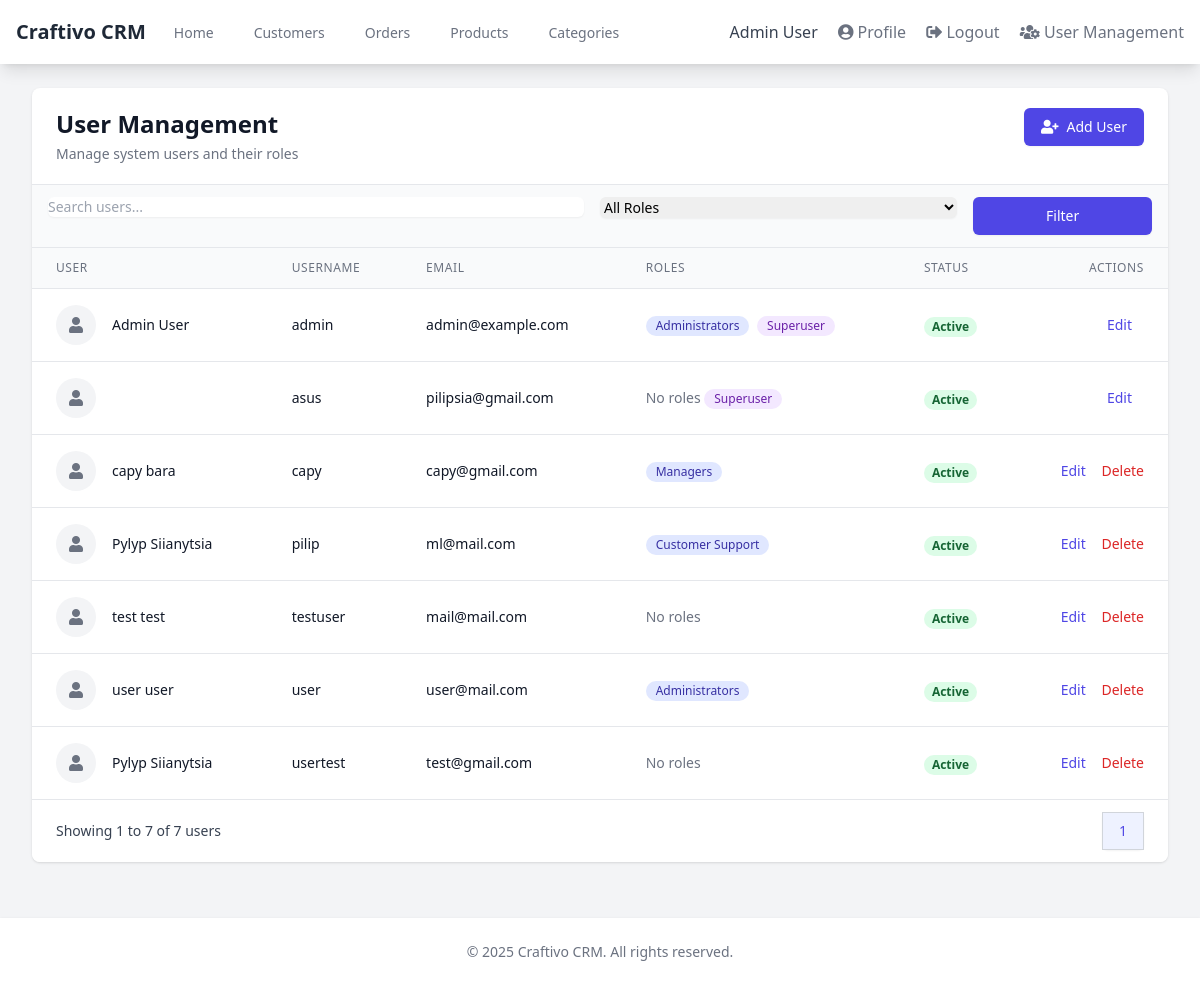
Page /users/management/ (signed in) on the committed database.
### users/models.py (models this page shows, shortened)
class User(AbstractUser):
    email = models.EmailField(_('email address'), unique=True)
    phone_number = models.CharField(max_length=15, blank=True)
    is_customer = models.BooleanField(default=False)
    is_vendor = models.BooleanField(default=False)
    is_staff = models.BooleanField(default=False)
    company_name = models.CharField(max_length=100, blank=True)
    address = models.TextField(blank=True)
    city = models.CharField(max_length=50, blank=True)
    state = models.CharField(max_length=50, blank=True)
    zip_code = models.CharField(max_length=10, blank=True)
    country = models.CharField(max_length=50, blank=True)
    business_type = models.CharField(max_length=50, blank=True)
    tax_id = models.CharField(max_length=50, blank=True)
    class Meta:
        verbose_name = _('user')
        verbose_name_plural = _('users')
    def get_full_name(self):
        full_name = f'{self.first_name} {self.last_name}'
        return full_name.strip()

### users/views.py (the view)
# urls.py: path('management/', views.user_management, name='user_management'),
@role_required(roles=['Administrators'])
def user_management(request):
    search_term = request.GET.get('search', '')
    if search_term:
        users = User.objects.filter(
            Q(username__icontains=search_term) |
            Q(email__icontains=search_term) |
            Q(first_name__icontains=search_term) |
            Q(last_name__icontains=search_term)
        ).order_by('username')
    else:
        users = User.objects.all().order_by('username')
    groups = Group.objects.all()
    group_id = request.GET.get('group')
    if group_id:
        users = users.filter(groups__id=group_id)
    page = request.GET.get('page', 1)
    items_per_page = 10
    paginator = Paginator(users, items_per_page)
    try:
        users_page = paginator.page(page)
    except PageNotAnInteger:
        users_page = paginator.page(1)
    except EmptyPage:
        users_page = paginator.page(paginator.num_pages)
    context = {
        'users': users_page,
        'groups': groups,
        'selected_group': group_id,
        'search_term': search_term,
        'page_obj': users_page,
        'is_paginated': True,
        'paginator': paginator
    }
    return render(request, 'users/user_management.html', context)

### users/templates/users/user_management.html (shortened to what this page needs)
{% extends 'config/base.html' %}
{% block content %}
<div class="bg-white shadow overflow-hidden sm:rounded-lg">
    <div class="px-4 py-5 sm:px-6 flex justify-between">
        <div>
            <h1 class="text-2xl font-bold text-gray-900">User Management</h1>
            <p class="mt-1 max-w-2xl text-sm text-gray-500">Manage system users and their roles</p>
        </div>
        <div>
            <a href="{% url 'users:user_create' %}" class="inline-flex items-center px-4 py-2 border border-transparent rounded-md shadow-sm text-sm font-medium text-white bg-indigo-600 hover:bg-indigo-700 focus:outline-none focus:ring-2 focus:ring-offset-2 focus:ring-indigo-500">
                <i class="fas fa-user-plus mr-2"></i> Add User
            </a>
        </div>
    </div>
    <div class="px-4 py-3 bg-gray-50 border-t border-b border-gray-200">
        <form method="GET" action="{% url 'users:user_management' %}">
            <div class="flex flex-col md:flex-row gap-4">
                <div class="md:w-1/2">
                    <input type="text" name="search" value="{{ search_term }}" placeholder="Search users..." class="shadow-sm focus:ring-indigo-500 focus:border-indigo-500 block w-full sm:text-sm border-gray-300 rounded-md">
                </div>
                <div class="md:w-1/3">
                    <select name="group" class="shadow-sm focus:ring-indigo-500 focus:border-indigo-500 block w-full sm:text-sm border-gray-300 rounded-md">
                        <option value="">All Roles</option>
                    </select>
                </div>
                <div class="md:w-1/6">
                    <button type="submit" class="w-full inline-flex justify-center py-2 px-4 border border-transparent shadow-sm text-sm font-medium rounded-md text-white bg-indigo-600 hover:bg-indigo-700 focus:outline-none focus:ring-2 focus:ring-offset-2 focus:ring-indigo-500">
                        Filter
                    </button>
                </div>
            </div>
        </form>
    </div>
    <div class="bg-white overflow-x-auto">
        {% if users %}
        <table class="min-w-full divide-y divide-gray-200">
            <thead class="bg-gray-50">
                <tr>
                    <th scope="col" class="px-6 py-3 text-left text-xs font-medium text-gray-500 uppercase tracking-wider">User</th>
                    <th scope="col" class="px-6 py-3 text-left text-xs font-medium text-gray-500 uppercase tracking-wider">Username</th>
                    <th scope="col" class="px-6 py-3 text-left text-xs font-medium text-gray-500 uppercase tracking-wider">Email</th>
                    <th scope="col" class="px-6 py-3 text-left text-xs font-medium text-gray-500 uppercase tracking-wider">Roles</th>
                    <th scope="col" class="px-6 py-3 text-left text-xs font-medium text-gray-500 uppercase tracking-wider">Status</th>
                    <th scope="col" class="px-6 py-3 text-right text-xs font-medium text-gray-500 uppercase tracking-wider">Actions</th>
                </tr>
            </thead>
            <tbody class="bg-white divide-y divide-gray-200">
                {% for user in users %}
                <tr>
                    <td class="px-6 py-4 whitespace-nowrap">
                        <div class="flex items-center">
                            <div class="flex-shrink-0 h-10 w-10 bg-gray-100 rounded-full flex items-center justify-center text-gray-500">
                                <i class="fas fa-user"></i>
                            </div>
                            <div class="ml-4">
                                <div class="text-sm font-medium text-gray-900">{{ user.get_full_name }}</div>
                            </div>
                        </div>
                    </td>
                    <td class="px-6 py-4 whitespace-nowrap">
                        <div class="text-sm text-gray-900">{{ user.username }}</div>
                    </td>
                    <td class="px-6 py-4 whitespace-nowrap">
                        <div class="text-sm text-gray-900">{{ user.email }}</div>
                    </td>
                    <td class="px-6 py-4 whitespace-nowrap">
                        <div class="text-sm text-gray-900">
                            {% for group in user.groups.all %}
                            <span class="inline-flex items-center px-2.5 py-0.5 rounded-full text-xs font-medium bg-indigo-100 text-indigo-800 mr-1">
                                {{ group.name }}
                            </span>
                            {% empty %}
                            <span class="text-gray-500">No roles</span>
                            {% endfor %}
                            {% if user.is_superuser %}
                            <span class="inline-flex items-center px-2.5 py-0.5 rounded-full text-xs font-medium bg-purple-100 text-purple-800 mr-1">
                                Superuser
                            </span>
                            {% endif %}
                        </div>
                    </td>
                    <td class="px-6 py-4 whitespace-nowrap">
                        {% if user.is_active %}
                        <span class="px-2 inline-flex text-xs leading-5 font-semibold rounded-full bg-green-100 text-green-800">
                            Active
                        </span>
                        {% else %}
                        <span class="px-2 inline-flex text-xs leading-5 font-semibold rounded-full bg-red-100 text-red-800">
                            Inactive
                        </span>
                        {% endif %}
                    </td>
                    <td class="px-6 py-4 whitespace-nowrap text-right text-sm font-medium">
                        <a href="{% url 'users:user_edit' user.id %}" class="text-indigo-600 hover:text-indigo-900 mr-3">Edit</a>
                        {% if not user.is_superuser and user != request.user %}
                        <a href="{% url 'users:user_delete' user.id %}" class="text-red-600 hover:text-red-900">Delete</a>
                        {% endif %}
                    </td>
                </tr>
                {% endfor %}
            </tbody>
        </table>
        {% if is_paginated %}
        <div class="px-4 py-3 flex items-center justify-between border-t border-gray-200 sm:px-6">
            <div class="hidden sm:flex-1 sm:flex sm:items-center sm:justify-between">
                <div>
                    <p class="text-sm text-gray-700">
                        Showing <span class="font-medium">{{ page_obj.start_index }}</span> to
                        <span class="font-medium">{{ page_obj.end_index }}</span> of
                        <span class="font-medium">{{ paginator.count }}</span> users
                    </p>
                </div>
                <div>
                    <nav class="relative z-0 inline-flex rounded-md shadow-sm -space-x-px" aria-label="Pagination">
                        {% for i in paginator.page_range %}
                            {% if page_obj.number == i %}
                                <span class="relative inline-flex items-center px-4 py-2 border border-gray-300 bg-indigo-50 text-sm font-medium text-indigo-600">
                                    {{ i }}
                                </span>
                            {% elif i > page_obj.number|add:'-3' and i < page_obj.number|add:'3' %}
                                <a href="?page={{ i }}{% if search_term %}&search={{ search_term }}{% endif %}{% if selected_group %}&group={{ selected_group }}{% endif %}"
                                   class="relative inline-flex items-center px-4 py-2 border border-gray-300 bg-white text-sm font-medium text-gray-700 hover:bg-gray-50">
                                    {{ i }}
                                </a>
                            {% endif %}
                        {% endfor %}
                    </nav>
                </div>
            </div>
        </div>
        {% endif %}
        {% endif %}
    </div>
</div>
{% endblock %}

### config/templates/config/base.html (shortened to what this page needs)
<!DOCTYPE html>
<html lang="en">
<head>
    <script src="https://cdn.tailwindcss.com"></script>
    <link rel="stylesheet" href="https://cdnjs.cloudflare.com/ajax/libs/font-awesome/5.15.4/css/all.min.css">
</head>
<body class="bg-gray-100">
    <nav class="bg-white shadow-lg">
        <div class="max-w-7xl mx-auto px-4">
            <div class="flex justify-between h-16">
                <div class="flex">
                    <div class="flex-shrink-0 flex items-center">
                        <a href="{% url 'home' %}" class="text-xl font-bold text-gray-800">Craftivo CRM</a>
                    </div>
                    <div class="hidden sm:ml-6 sm:flex sm:space-x-8">
                        <a href="{% url 'home' %}" class="{% if request.path == '/' %}border-indigo-500 text-gray-900{% else %}border-transparent text-gray-500 hover:border-gray-300 hover:text-gray-700{% endif %} inline-flex items-center px-1 pt-1 border-b-2 text-sm font-medium">
                            Home
                        </a>
                        {% if user.is_authenticated %}
                        <a href="{% url 'customers:customer_list' %}" class="{% if '/customers/' in request.path %}border-indigo-500 text-gray-900{% else %}border-transparent text-gray-500 hover:border-gray-300 hover:text-gray-700{% endif %} inline-flex items-center px-1 pt-1 border-b-2 text-sm font-medium">
                            Customers
                        </a>
                        <a href="{% url 'orders:order_list' %}" class="{% if '/orders/' in request.path %}border-indigo-500 text-gray-900{% else %}border-transparent text-gray-500 hover:border-gray-300 hover:text-gray-700{% endif %} inline-flex items-center px-1 pt-1 border-b-2 text-sm font-medium">
                            Orders
                        </a>
                        <a href="{% url 'products:product_list' %}" class="{% if '/products/list/' in request.path %}border-indigo-500 text-gray-900{% else %}border-transparent text-gray-500 hover:border-gray-300 hover:text-gray-700{% endif %} inline-flex items-center px-1 pt-1 border-b-2 text-sm font-medium">
                            Products
                        </a>
                        <a href="{% url 'products:category_list' %}" class="{% if '/products/categories/' in request.path %}border-indigo-500 text-gray-900{% else %}border-transparent text-gray-500 hover:border-gray-300 hover:text-gray-700{% endif %} inline-flex items-center px-1 pt-1 border-b-2 text-sm font-medium">
                            Categories
                        </a>
                        {% endif %}
                    </div>
                </div>
                <div class="hidden sm:ml-6 sm:flex sm:items-center">
                    {% if user.is_authenticated %}
                    <div class="ml-3 relative">
                        <div>
                            <span class="text-gray-700">{{ user.get_full_name|default:user.username }}</span>
                            <a href="{% url 'users:profile' %}" class="ml-4 text-gray-500 hover:text-gray-700">
                                <i class="fas fa-user-circle"></i> Profile
                            </a>
                            <a href="{% url 'users:logout' %}" class="ml-4 text-gray-500 hover:text-gray-700">
                                <i class="fas fa-sign-out-alt"></i> Logout
                            </a>
                            {% if user.is_superuser or perms.users %}
                            <a href="{% url 'users:user_management' %}" class="ml-4 text-gray-500 hover:text-gray-700">
                                <i class="fas fa-users-cog"></i> User Management
                            </a>
                            {% endif %}
                        </div>
                    </div>
                    {% endif %}
                </div>
            </div>
        </div>
    </nav>
    <main class="max-w-7xl mx-auto py-6 px-4 sm:px-6 lg:px-8">
        {% block content %}{% endblock %}
    </main>
    <footer class="bg-white shadow mt-8">
        <div class="max-w-7xl mx-auto py-6 px-4 sm:px-6 lg:px-8">
            <p class="text-center text-gray-500 text-sm">
                &copy; {% now "Y" %} Craftivo CRM. All rights reserved.
            </p>
        </div>
    </footer>
</body>
</html>

### rows in the picture
User: get_full_name "Admin User", username "admin", email "admin@example.com", is_superuser "Superuser", is_active "Active"
User: username "asus", email "pilipsia@gmail.com", is_superuser "Superuser", is_active "Active"
User: get_full_name "capy bara", username "capy", email "capy@gmail.com", is_active "Active", is_superuser "Delete"
User: get_full_name "Pylyp Siianytsia", username "pilip", email "ml@mail.com", is_active "Active", is_superuser "Delete"
User: get_full_name "test test", username "testuser", email "mail@mail.com", is_active "Active", is_superuser "Delete"
User: get_full_name "user user", username "user", email "user@mail.com", is_active "Active", is_superuser "Delete"
User: get_full_name "Pylyp Siianytsia", username "usertest", email "test@gmail.com", is_active "Active", is_superuser "Delete"

### other values in the picture
{{ group.name }} "Administrators"
{{ group.name }} "Managers"
{{ group.name }} "Customer Support"
{{ page_obj.start_index }} "1"
{{ page_obj.end_index }} "7"
{{ paginator.count }} "7"
{{ i }} "1"
